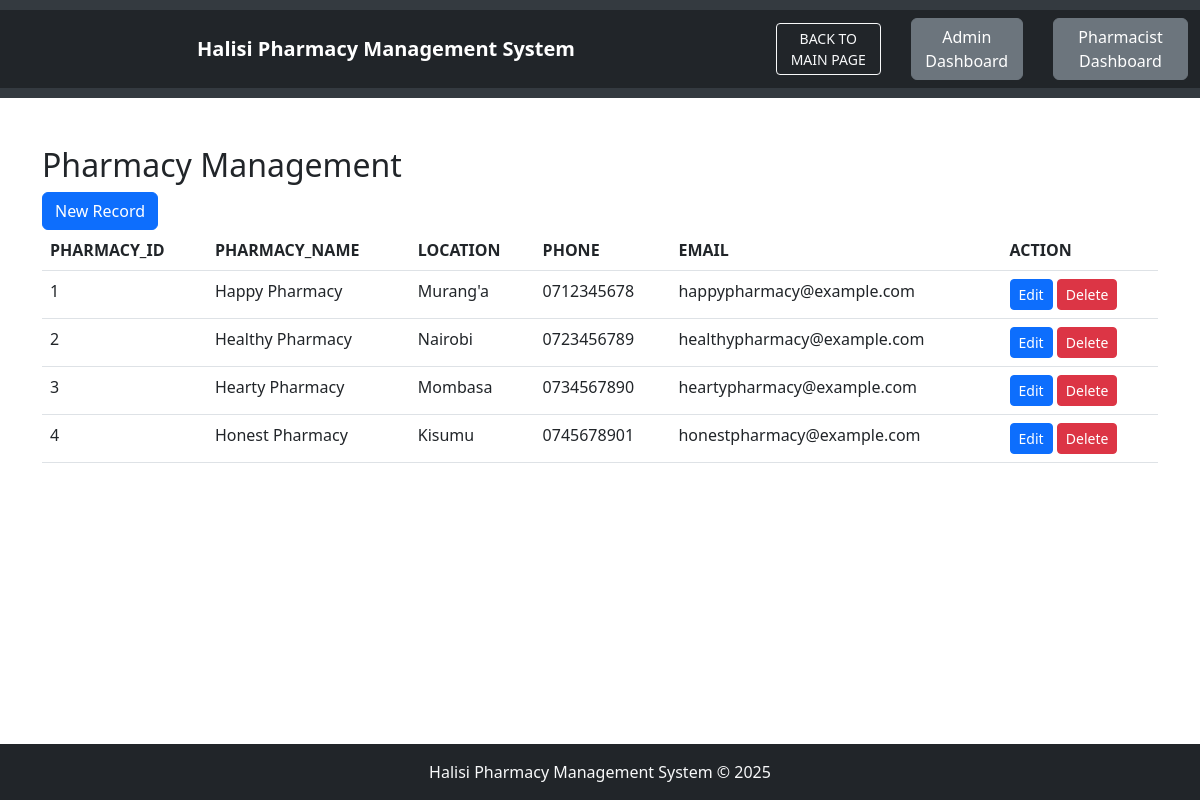
Screenshot of /pharmacy_management/pharmacy.php with the database file from the repository.
### tables this page shows
CREATE TABLE `pharmacy` (
  `pharmacy_id` int(11) NOT NULL,
  `pharmacy_name` varchar(100) NOT NULL,
  `location` varchar(200) NOT NULL,
  `phone` varchar(20) NOT NULL,
  `email` varchar(100) DEFAULT NULL
);

### pharmacy_management/pharmacy.php (the view, shortened to what this page needs)
<!DOCTYPE html>
<html lang="en">
<head>
    <?php
    include 'header.php';
    ?>
    <link rel="stylesheet" href="/PHARMACY/bootstrap-5.2.3-dist/css/bootstrap.min.css">
</head>
<body>
    <div class="container my-5">
        <h2>Pharmacy Management</h2>
        <a class="btn btn-primary" href="/PHARMACY/pharmacy_management/create.php" role="button">New Record</a>
        <br>
        <table class="table">
            <thead>
                <tr>
                    <th>PHARMACY_ID</th>
                    <th>PHARMACY_NAME</th>
                    <th>LOCATION</th>
                    <th>PHONE</th>
                    <th>EMAIL</th>
                    <th>ACTION</th>
                </tr>
            </thead>
            <tbody>
                <?php
                $servername = "localhost";
                $username = "root";
                $password = "";
                $dbname = "HALISI_PHARMACY_MGT_SYS";
                $conn = new mysqli($servername, $username, $password, $dbname);
                $sql = "SELECT * FROM pharmacy";
                $result = $conn->query($sql);
                while($row = $result->fetch_assoc()) {
                    echo "
                    <tr>
                    <td>$row[pharmacy_id]</td>
                    <td>$row[pharmacy_name]</td>
                    <td>$row[location]</td>
                    <td>$row[phone]</td>
                    <td>$row[email]</td>
                    <td>
                    <a class='btn btn-primary btn-sm' href='/PHARMACY/pharmacy_management/edit.php?pharmacy_id=$row[pharmacy_id]'>Edit</a>
                    <a class='btn btn-danger btn-sm' href='/PHARMACY/pharmacy_management/delete.php?pharmacy_id=$row[pharmacy_id]'>Delete</a>
                    </td>
                </tr>
                    ";
                }
                ?>
            </tbody>
        </table>
    </div>
</body>
<?php include 'footer.php'; ?>
</html>

### pharmacy_management/footer.php (style rules this page uses)
body { display: flex; flex-direction: column; min-height: 100vh; margin: 0; }

### rows the page displays
pharmacy: pharmacy_id "1", pharmacy_name "Happy Pharmacy", location "Murang'a", phone "0712345678", email "happypharmacy@example.com"
pharmacy: pharmacy_id "2", pharmacy_name "Healthy Pharmacy", location "Nairobi", phone "0723456789", email "healthypharmacy@example.com"
pharmacy: pharmacy_id "3", pharmacy_name "Hearty Pharmacy", location "Mombasa", phone "0734567890", email "heartypharmacy@example.com"
pharmacy: pharmacy_id "4", pharmacy_name "Honest Pharmacy", location "Kisumu", phone "0745678901", email "honestpharmacy@example.com"
